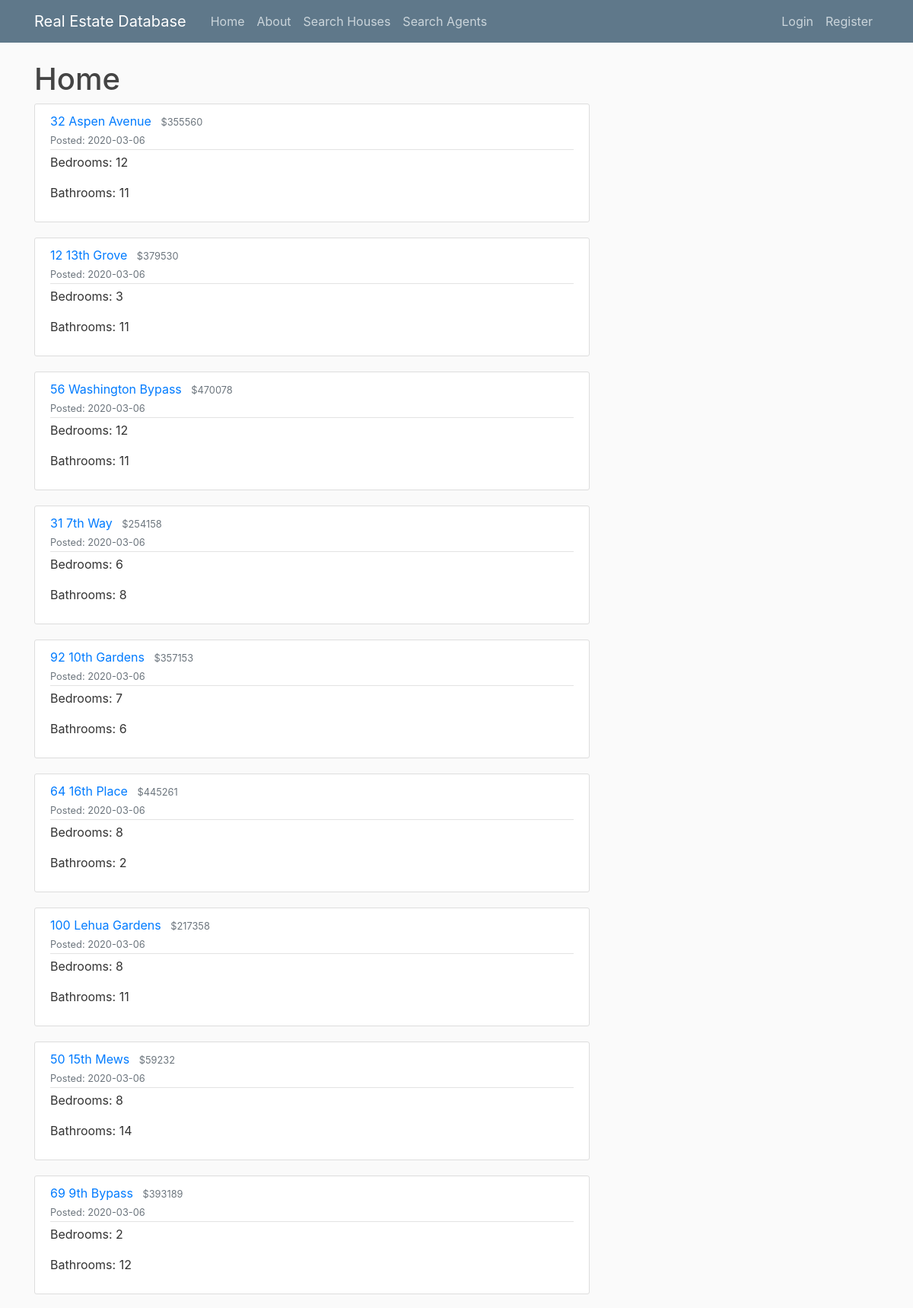
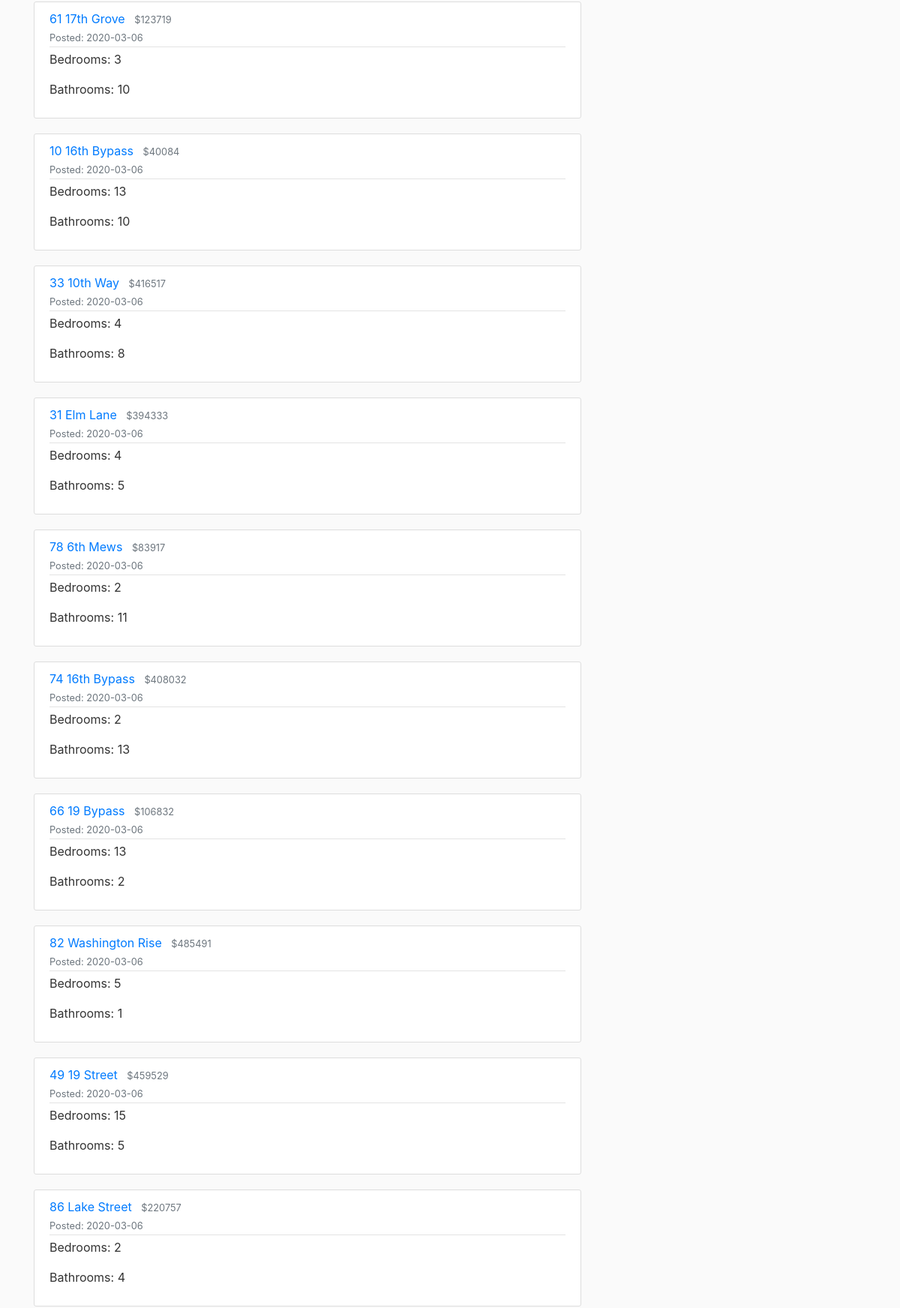
The page /home (upper part) on the database its author committed (2 pictures, top to bottom).
### RealestateSite/models.py (models this page shows, shortened)
class Houses(db.Model):
    houseID = db.Column(db.Integer, primary_key=True)
    date_posted = db.Column(db.DateTime, nullable=False, default=datetime.utcnow)
    saleStatus = db.Column(db.Boolean, nullable=False)
    price = db.Column(db.Integer, nullable=False)
    numberBedrooms = db.Column(db.Integer, nullable=False)
    numberBathrooms = db.Column(db.Integer, nullable=False)
    sizeSqft = db.Column(db.Integer, nullable=False)
    address = db.Column(db.String(50), unique=True, nullable=False)
    city = db.Column(db.String(25), nullable=False)
    canTour = db.Column(db.Boolean, nullable=False)
    age = db.Column(db.Integer, nullable=False)
    fencedYard = db.Column(db.Integer, nullable=False)
    pool = db.Column(db.Integer, nullable=False)
    favorite = db.relationship('Favorites', cascade="all,delete", backref='houses')
    owner = db.relationship('Sellers', cascade="all,delete", backref='houses')

### RealestateSite/routes.py (the view)
@app.route("/")
@app.route("/home")
def home():
    houses = Houses.query.filter().order_by(desc(Houses.date_posted))
    return render_template('home.html', houses=houses)

### RealestateSite/templates/home.html
{% extends "layout.html" %}
{% block content %}
    <h1>
        Home
    </h1>
    {% for house in houses %}
        <article class="m879edia content-section">
          <div class="media-body">
            <div class="article-metadata">
              <a class="mr-2" href="{{ url_for('house', houseID = house.houseID) }}">{{ house.address }}</a>
              <small class="text-muted">${{ house.price }}</small>
            <div>
                <small class="text-muted">Posted: {{ house.date_posted.strftime('%Y-%m-%d') }}</small>
            </div>
            </div>
              <p class="article-content"> Bedrooms: {{ house.numberBedrooms }}</p>
              <p class="article-content"> Bathrooms: {{ house.numberBathrooms }}</p>
          </div>
        </article>
    {% endfor %}
{% endblock content %}

### RealestateSite/static/main.css (style rules this page uses)
body { background: #fafafa; color: #333333; margin-top: 5rem; }
h1, h2, h3, h4, h5, h6 { color: #444444; }
.content-section { background: #ffffff; padding: 10px 20px; border: 1px solid #dddddd; border-radius: 3px; margin-bottom: 20px; }
.article-content { white-space: pre-line; }
.article-metadata { padding-bottom: 1px; margin-bottom: 4px; border-bottom: 1px solid #e3e3e3 }

### rows shown on the page
Houses: address "32 Aspen Avenue", price "355560", date_posted "2020-03-06", numberBedrooms "12", numberBathrooms "11"
Houses: address "12 13th Grove", price "379530", date_posted "2020-03-06", numberBedrooms "3", numberBathrooms "11"
Houses: address "56 Washington Bypass", price "470078", date_posted "2020-03-06", numberBedrooms "12", numberBathrooms "11"
Houses: address "31 7th Way", price "254158", date_posted "2020-03-06", numberBedrooms "6", numberBathrooms "8"
Houses: address "92 10th Gardens", price "357153", date_posted "2020-03-06", numberBedrooms "7", numberBathrooms "6"
Houses: address "64 16th Place", price "445261", date_posted "2020-03-06", numberBedrooms "8", numberBathrooms "2"
Houses: address "100 Lehua Gardens", price "217358", date_posted "2020-03-06", numberBedrooms "8", numberBathrooms "11"
Houses: address "50 15th Mews", price "59232", date_posted "2020-03-06", numberBedrooms "8", numberBathrooms "14"
Houses: address "69 9th Bypass", price "393189", date_posted "2020-03-06", numberBedrooms "2", numberBathrooms "12"
Houses: address "61 17th Grove", price "123719", date_posted "2020-03-06", numberBedrooms "3", numberBathrooms "10"
Houses: address "10 16th Bypass", price "40084", date_posted "2020-03-06", numberBedrooms "13", numberBathrooms "10"
Houses: address "33 10th Way", price "416517", date_posted "2020-03-06", numberBedrooms "4", numberBathrooms "8"
Houses: address "31 Elm Lane", price "394333", date_posted "2020-03-06", numberBedrooms "4", numberBathrooms "5"
Houses: address "78 6th Mews", price "83917", date_posted "2020-03-06", numberBedrooms "2", numberBathrooms "11"
Houses: address "74 16th Bypass", price "408032", date_posted "2020-03-06", numberBedrooms "2", numberBathrooms "13"
Houses: address "66 19 Bypass", price "106832", date_posted "2020-03-06", numberBedrooms "13", numberBathrooms "2"
Houses: address "82 Washington Rise", price "485491", date_posted "2020-03-06", numberBedrooms "5", numberBathrooms "1"
Houses: address "49 19 Street", price "459529", date_posted "2020-03-06", numberBedrooms "15", numberBathrooms "5"
Houses: address "86 Lake Street", price "220757", date_posted "2020-03-06", numberBedrooms "2", numberBathrooms "4"
